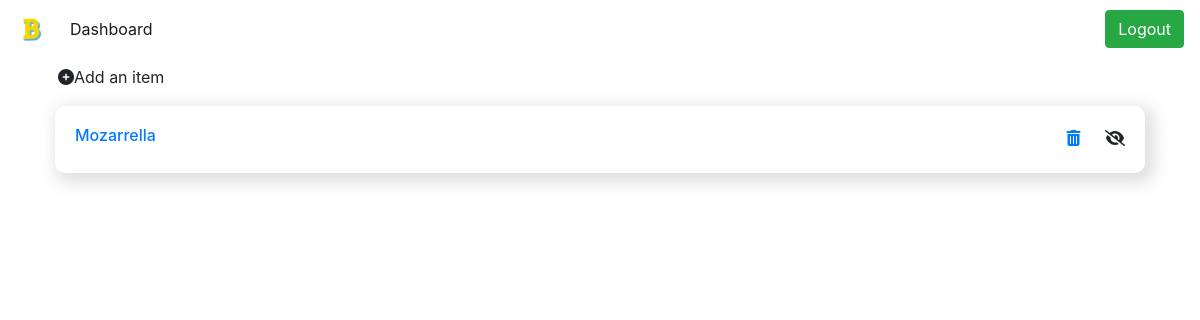
/items, run on an earlier commit of the app's database.
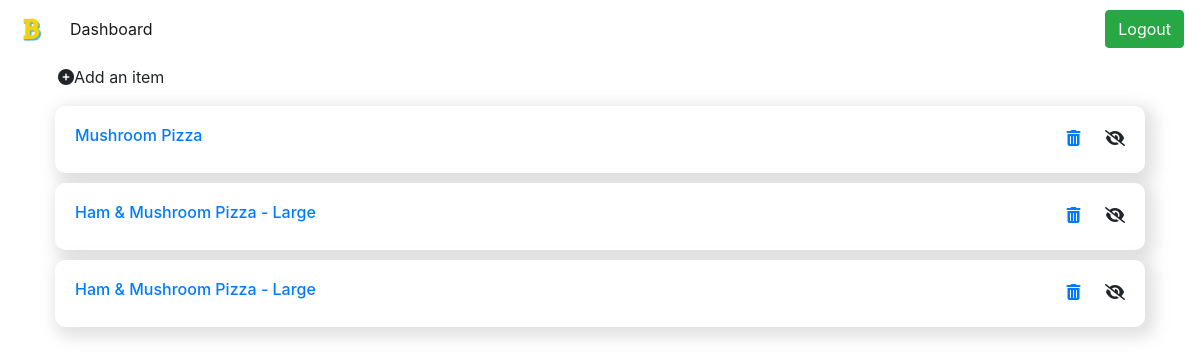
And on a later commit of the database.
### models.py (models this page shows, shortened)
class Item(db.Model):
    id = db.Column(db.Integer, primary_key=True)
    name = db.Column(db.String, nullable=False)
    price = db.Column(db.String, nullable=False)
    description = db.Column(db.String, nullable=False)
    category = db.Column(db.String, nullable=False)
    status = db.Column(db.Boolean, default=True)

### app.py (the view)
@app.route('/items')
def items():
    items = Item.query.all()
    return render_template('items.html', items = items)

### templates/items.html
{% extends "dash.html" %}
{% block body %}
<div class="container">
   <a href="{{url_for('additem')}}"><button class="btn"><i class="fas fa-plus-circle"></i>Add an item</button></a>
    {% for item in items %}
    <div class="strip">
        <a href="{{url_for('item', id=item.id)}}">
            <h6>{{item.name}}</h6>
        </a>
            <div class="actions">
                <a href="{{url_for('delete', id=item.id)}}">
                <i class="fas fa-trash-alt" style="margin-right: 20px;"></i>
            </a>
                <i class="fas fa-eye-slash "></i>
            </div>
        </div>
        {% endfor %}
</div>
{% endblock %}

### templates/dash.html (shortened to what this page needs)
<!doctype html>
<html lang="en">
  <head>
    <link rel="stylesheet" href="https://stackpath.bootstrapcdn.com/bootstrap/4.3.1/css/bootstrap.min.css">
    <link rel="stylesheet" href="{{ url_for('static', filename='css/style.css') }}">
  </head>
  <body>
    <nav class="navbar navbar-expand-lg navbar-light bg-transparent">
        <a class="navbar-brand" href="{{url_for('dashboard')}}"><img width="30" height="30" src="../static/img/logo.jpg"></a>
        <div class="collapse navbar-collapse" id="navbarSupportedContent">
          <ul class="navbar-nav mr-auto">
            <li class="nav-item active">
              <a class="nav-link" href="{{url_for("dashboard")}}">Dashboard <span class="sr-only">(current)</span></a>
            </li>
          </ul>
            {% if current_user %}
            <a href="{{url_for('cart')}}">
              <button class="btn btn-success my-2 my-sm-0">Logout</button>
            </a>
            {% else %}
            <a href="{{url_for('login')}}">
            <button class="btn btn-outline-success my-2 my-sm-0">Login</button>
            </a>
            {% endif %}
        </div>
      </nav>
    {% block body %}
    {% endblock %}
  </body>
</html>

### static/css/style.css (style rules this page uses)
.strip { background-color:white ; box-shadow: 5px 5px 15px 5px rgba(139, 139, 139, 0.26); margin: 10px; padding: 20px; border-radius: 10px; display: flex; justify-content: space-between; }

What changed in the data, as far as the page shows it:
removed Item: name "Mozarrella"
added Item: name "Mushroom Pizza"
added Item: name "Ham & Mushroom Pizza - Large"
added Item: name "Ham & Mushroom Pizza - Large"
